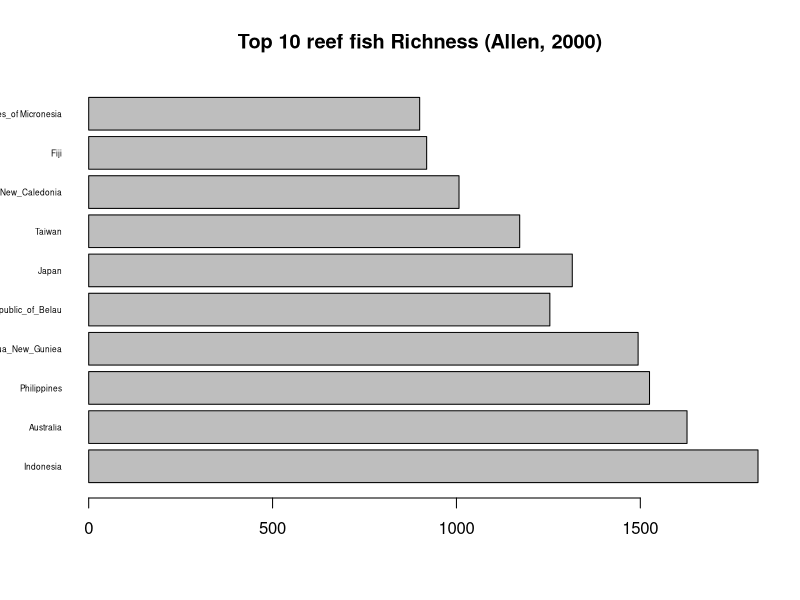

This figure's R source:
## # R update (to run in R native GUI only)
## if(!require(installr)) {
##   install.packages("installr"); require(installr)}
## updateR()

## # install the package `abc` with its name
## install.packages("abc")

## # function are case sensitive
## # all information after `#` is ignored
## # it is call a comment. Commenting is very important

## # use/load the package `abc` with its name
## library("abc")

## # Install & load `vegan` package
## install.packages('vegan')
## library('vegan')

# simple help on the use of a function
median

## # detailed help on the use of a function
## ?median # alternative 1
## help(median) # alternative 2

## # using a keyword for search
## ??median

## # get your current working directory
## getwd()

## # set your current working directory
## setwd()

## # Use R as a calculator
## 3+2 # addition
## 3-2 # substraction
## 3*2 # multiplication
## 3/2 # division
## 3^3 # power
## log(2) # logarithm
## exp(2) # exponential
## (5 + 3) / 4 # define priority using () or {}
## pi*4 # common function

# my current list is empty 
ls()

# I create and list 3 objects 
a<-'corals' # create an object 'a' containing 'corals'
b<-'are' # create an object 'b' containing 'are'
c<-'cool'# create an object 'c' containing 'cool'
ls() # list objects 'a', 'b', 'c'

# clean objects in memory
rm(list=ls())

# 1. using the package `readxl`
# 2. reading my `reef_fish.xlsx` in my working directory
# 3. importing `reef_fish.xlsx` in a `fish` object
library(readxl) # load the package `readxl'
read_excel('reef_fish.xlsx') # automatically print on my screen
fish<-read_excel('reef_fish.xlsx') # store my table in an object called `fish`
fish # print my object `fish`   

# importing a .txt file
fish<-read.table('reef_fish.txt', header=T, sep='\t', dec='.') 

## # import file by path name
## fish<-read.table ("D:/.../Topic 1/Data/reef_fish.txt",header = TRUE,sep="\t", dec=".")# long version
## fish<-read.table("D:/.../Topic 1/Data/reef_fish.txt", TRUE, "\t",".")# short version

## fish<-read.table(file.choose (), header = TRUE,sep="\t", dec=".")

## # Too fast you need to try by yourself?
## # Maybe a look at ?write.table may help

## q()

# import data set and create an object in R studio + simple plot 
fish<-read.table('reef_fish.txt', header=T, sep='\t', dec='.')
barplot(fish$richness, main="Top 10 reef fish Richness (Allen, 2000)", horiz=TRUE, names.arg=fish$country, cex.names=0.5, las=1)
